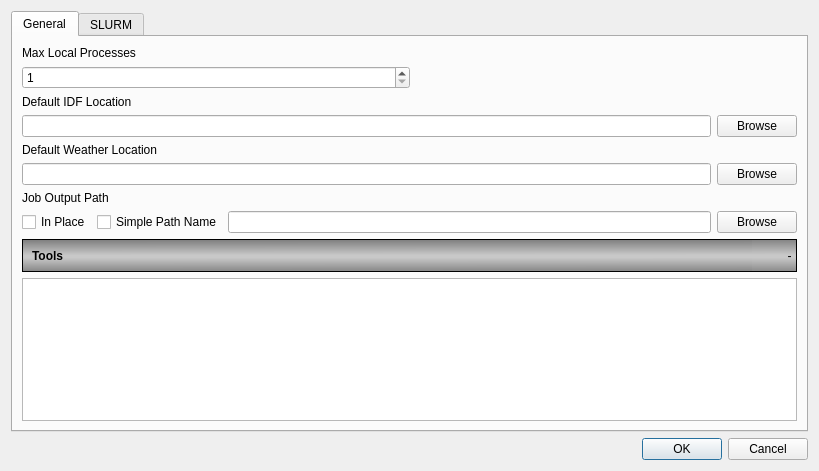
<?xml version="1.0" encoding="UTF-8"?>
<ui version="4.0">
 <class>Configuration</class>
 <widget class="QDialog" name="Configuration">
  <property name="geometry">
   <rect>
    <x>0</x>
    <y>0</y>
    <width>819</width>
    <height>471</height>
   </rect>
  </property>
  <property name="windowTitle">
   <string>RunManager Preferences</string>
  </property>
  <layout class="QGridLayout" name="gridLayout_2">
   <item row="0" column="0">
    <widget class="QTabWidget" name="tabWidget">
     <property name="currentIndex">
      <number>0</number>
     </property>
     <widget class="QWidget" name="tab">
      <attribute name="title">
       <string>General</string>
      </attribute>
      <layout class="QGridLayout" name="gridLayout">
       <item row="0" column="0">
        <layout class="QVBoxLayout" name="verticalLayout_2">
         <item>
          <widget class="QLabel" name="label">
           <property name="text">
            <string>Max Local Processes</string>
           </property>
          </widget>
         </item>
         <item>
          <layout class="QHBoxLayout" name="horizontalLayout_5">
           <item>
            <widget class="QSpinBox" name="numLocalProcessesBox">
             <property name="sizePolicy">
              <sizepolicy hsizetype="MinimumExpanding" vsizetype="Fixed">
               <horstretch>0</horstretch>
               <verstretch>0</verstretch>
              </sizepolicy>
             </property>
             <property name="minimum">
              <number>1</number>
             </property>
             <property name="maximum">
              <number>32</number>
             </property>
            </widget>
           </item>
           <item>
            <spacer name="horizontalSpacer">
             <property name="orientation">
              <enum>Qt::Horizontal</enum>
             </property>
             <property name="sizeType">
              <enum>QSizePolicy::MinimumExpanding</enum>
             </property>
             <property name="sizeHint" stdset="0">
              <size>
               <width>40</width>
               <height>20</height>
              </size>
             </property>
            </spacer>
           </item>
          </layout>
         </item>
         <item>
          <widget class="QLabel" name="label_3">
           <property name="text">
            <string>Default IDF Location</string>
           </property>
          </widget>
         </item>
         <item>
          <layout class="QHBoxLayout" name="horizontalLayout_2">
           <item>
            <widget class="QLineEdit" name="idfLocationTxt"/>
           </item>
           <item>
            <widget class="QPushButton" name="btnIDFLocation">
             <property name="text">
              <string>Browse</string>
             </property>
            </widget>
           </item>
          </layout>
         </item>
         <item>
          <widget class="QLabel" name="label_4">
           <property name="text">
            <string>Default Weather Location</string>
           </property>
          </widget>
         </item>
         <item>
          <layout class="QHBoxLayout" name="horizontalLayout_3">
           <item>
            <widget class="QLineEdit" name="epwLocationTxt"/>
           </item>
           <item>
            <widget class="QPushButton" name="btnEPWLocation">
             <property name="text">
              <string>Browse</string>
             </property>
            </widget>
           </item>
          </layout>
         </item>
         <item>
          <widget class="QLabel" name="label_2">
           <property name="text">
            <string>Job Output Path</string>
           </property>
          </widget>
         </item>
         <item>
          <layout class="QHBoxLayout" name="horizontalLayout">
           <item>
            <widget class="QCheckBox" name="cbOutputInPlace">
             <property name="text">
              <string>In Place</string>
             </property>
            </widget>
           </item>
           <item>
            <widget class="QCheckBox" name="cbSimpleName">
             <property name="toolTip">
              <string>Use with caution. Generates a simple name for the output path. Much more likely for jobs to overwrite files from other jobs.</string>
             </property>
             <property name="text">
              <string>Simple Path Name</string>
             </property>
            </widget>
           </item>
           <item>
            <widget class="QLineEdit" name="outputLocationTxt"/>
           </item>
           <item>
            <widget class="QPushButton" name="btnOutputLocation">
             <property name="text">
              <string>Browse</string>
             </property>
            </widget>
           </item>
          </layout>
         </item>
        </layout>
       </item>
       <item row="1" column="0">
        <widget class="QFrame" name="frame">
         <property name="styleSheet">
          <string notr="true">QFrame {


background-color: qlineargradient(spread:reflect, x1:0.463, y1:0, x2:0.468, y2:0.528409, stop:0 rgba(128, 128, 128, 255), stop:0.924171 rgba(200, 200, 200, 255));
border: 1px solid black;
}

QLabel {
border: 0px;
color:black;
font: bold;
padding: 6px;
}
</string>
         </property>
         <property name="frameShape">
          <enum>QFrame::StyledPanel</enum>
         </property>
         <property name="frameShadow">
          <enum>QFrame::Raised</enum>
         </property>
         <layout class="QHBoxLayout" name="horizontalLayout_6">
          <property name="spacing">
           <number>0</number>
          </property>
          <property name="margin">
           <number>0</number>
          </property>
          <item>
           <widget class="QLabel" name="label_5">
            <property name="text">
             <string>Tools</string>
            </property>
           </widget>
          </item>
          <item>
           <widget class="QToolButton" name="btnAddTool">
            <property name="autoFillBackground">
             <bool>false</bool>
            </property>
            <property name="styleSheet">
             <string notr="true">border: none</string>
            </property>
            <property name="icon">
             <iconset resource="RunManager.qrc">
              <normaloff>:/edit_add</normaloff>:/edit_add</iconset>
            </property>
            <property name="iconSize">
             <size>
              <width>28</width>
              <height>28</height>
             </size>
            </property>
           </widget>
          </item>
          <item>
           <widget class="QToolButton" name="btnRemoveTool">
            <property name="styleSheet">
             <string notr="true">border: none</string>
            </property>
            <property name="text">
             <string>-</string>
            </property>
            <property name="icon">
             <iconset resource="RunManager.qrc">
              <normaloff>:/edit_remove</normaloff>:/edit_remove</iconset>
            </property>
            <property name="iconSize">
             <size>
              <width>28</width>
              <height>28</height>
             </size>
            </property>
           </widget>
          </item>
         </layout>
        </widget>
       </item>
       <item row="2" column="0">
        <widget class="QTableView" name="tableTools">
         <property name="alternatingRowColors">
          <bool>true</bool>
         </property>
         <property name="selectionBehavior">
          <enum>QAbstractItemView::SelectRows</enum>
         </property>
         <property name="sortingEnabled">
          <bool>true</bool>
         </property>
         <attribute name="horizontalHeaderStretchLastSection">
          <bool>true</bool>
         </attribute>
         <attribute name="horizontalHeaderStretchLastSection">
          <bool>true</bool>
         </attribute>
        </widget>
       </item>
      </layout>
     </widget>
     <widget class="QWidget" name="tab_2">
      <attribute name="title">
       <string>SLURM</string>
      </attribute>
      <layout class="QGridLayout" name="gridLayout_3">
       <item row="0" column="0">
        <layout class="QVBoxLayout" name="verticalLayout">
         <item>
          <widget class="QLabel" name="label_8">
           <property name="text">
            <string>SLURM Host</string>
           </property>
          </widget>
         </item>
         <item>
          <widget class="QLineEdit" name="slurmHostTxt"/>
         </item>
         <item>
          <widget class="QLabel" name="label_7">
           <property name="text">
            <string>SLURM User Name</string>
           </property>
          </widget>
         </item>
         <item>
          <widget class="QLineEdit" name="slurmUserNameTxt"/>
         </item>
         <item>
          <widget class="QLabel" name="SLURMHost">
           <property name="text">
            <string>Max SLURM Processes</string>
           </property>
          </widget>
         </item>
         <item>
          <layout class="QHBoxLayout" name="horizontalLayout_7">
           <item>
            <widget class="QSpinBox" name="numSlurmProcessesBox">
             <property name="sizePolicy">
              <sizepolicy hsizetype="MinimumExpanding" vsizetype="Fixed">
               <horstretch>0</horstretch>
               <verstretch>0</verstretch>
              </sizepolicy>
             </property>
             <property name="minimum">
              <number>0</number>
             </property>
             <property name="maximum">
              <number>1000</number>
             </property>
            </widget>
           </item>
           <item>
            <spacer name="horizontalSpacer_2">
             <property name="orientation">
              <enum>Qt::Horizontal</enum>
             </property>
             <property name="sizeType">
              <enum>QSizePolicy::MinimumExpanding</enum>
             </property>
             <property name="sizeHint" stdset="0">
              <size>
               <width>40</width>
               <height>20</height>
              </size>
             </property>
            </spacer>
           </item>
          </layout>
         </item>
         <item>
          <widget class="QLabel" name="label_6">
           <property name="text">
            <string>SLURM Max Job Runtime in Minutes</string>
           </property>
          </widget>
         </item>
         <item>
          <layout class="QHBoxLayout" name="horizontalLayout_4">
           <item>
            <widget class="QSpinBox" name="maxSLURMRuntimeBox">
             <property name="sizePolicy">
              <sizepolicy hsizetype="MinimumExpanding" vsizetype="Fixed">
               <horstretch>0</horstretch>
               <verstretch>0</verstretch>
              </sizepolicy>
             </property>
             <property name="maximum">
              <number>4000</number>
             </property>
            </widget>
           </item>
           <item>
            <spacer name="horizontalSpacer_3">
             <property name="orientation">
              <enum>Qt::Horizontal</enum>
             </property>
             <property name="sizeHint" stdset="0">
              <size>
               <width>40</width>
               <height>20</height>
              </size>
             </property>
            </spacer>
           </item>
          </layout>
         </item>
         <item>
          <widget class="QLabel" name="label_9">
           <property name="text">
            <string>SLURM Account ID (Optional)</string>
           </property>
          </widget>
         </item>
         <item>
          <widget class="QLineEdit" name="slurmAccountTxt"/>
         </item>
         <item>
          <widget class="QLabel" name="label_10">
           <property name="text">
            <string>SLURM Partition (Optional)</string>
           </property>
          </widget>
         </item>
         <item>
          <widget class="QLineEdit" name="slurmPartitionTxt"/>
         </item>
         <item>
          <spacer name="verticalSpacer">
           <property name="orientation">
            <enum>Qt::Vertical</enum>
           </property>
           <property name="sizeHint" stdset="0">
            <size>
             <width>20</width>
             <height>40</height>
            </size>
           </property>
          </spacer>
         </item>
        </layout>
       </item>
      </layout>
     </widget>
    </widget>
   </item>
   <item row="1" column="0">
    <widget class="QDialogButtonBox" name="buttonBox">
     <property name="orientation">
      <enum>Qt::Horizontal</enum>
     </property>
     <property name="standardButtons">
      <set>QDialogButtonBox::Cancel|QDialogButtonBox::Ok</set>
     </property>
    </widget>
   </item>
  </layout>
 </widget>
 <resources>
  <include location="RunManager.qrc"/>
 </resources>
 <connections>
  <connection>
   <sender>buttonBox</sender>
   <signal>accepted()</signal>
   <receiver>Configuration</receiver>
   <slot>accept()</slot>
   <hints>
    <hint type="sourcelabel">
     <x>248</x>
     <y>254</y>
    </hint>
    <hint type="destinationlabel">
     <x>157</x>
     <y>274</y>
    </hint>
   </hints>
  </connection>
  <connection>
   <sender>buttonBox</sender>
   <signal>rejected()</signal>
   <receiver>Configuration</receiver>
   <slot>reject()</slot>
   <hints>
    <hint type="sourcelabel">
     <x>316</x>
     <y>260</y>
    </hint>
    <hint type="destinationlabel">
     <x>286</x>
     <y>274</y>
    </hint>
   </hints>
  </connection>
 </connections>
</ui>
